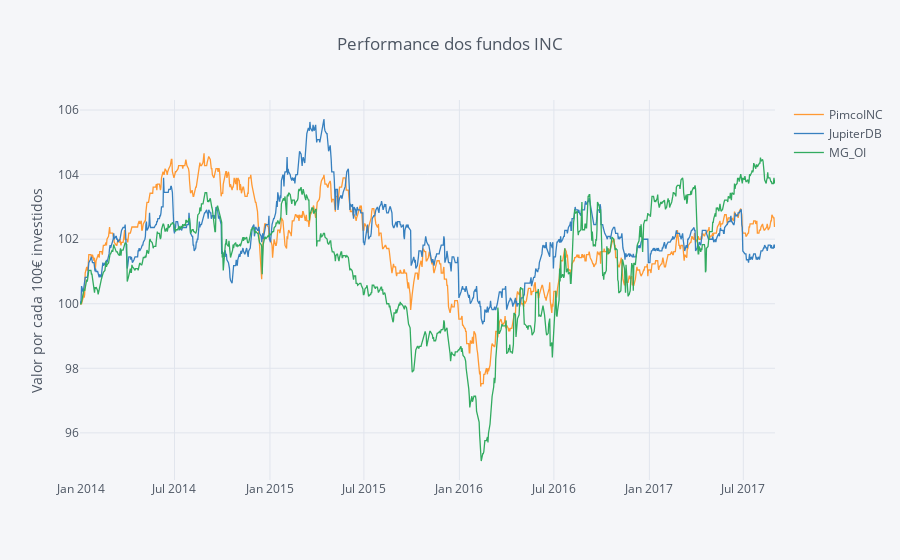

Here is the notebook cell this chart was saved with:
### Markdown cell above
#### A versão INC inclui apenas o valor das UPs, excluindo assim as distribuições. O objectivo é termos uma ideia de como o capital investido, e se as distribuições não estão apenas a distribuir o capital do cliente.

### Code cell
#### Normalization to 100 ####
fundos_norm = (fundos / fundos.iloc[0] * 100)
fundos_norm.iplot(kind='scatter',yTitle='Valor por cada 100€ investidos', title='Performance dos fundos INC')

### Figure 1 — Plotly figure (JSON) as saved in the notebook; plotly's stock layout.template omitted (floating-point values rounded to 4 significant figures; data arrays with more than 128 entries replaced by an {"elided": "..."} marker saying what was removed)
{"data": [{"line": {"color": "rgba(255, 153, 51, 1.0)", "dash": "solid", "width": 1.3}, "mode": "lines", "name": "PimcoINC", "text": "", "type": "scatter", "x": {"elided": "946 str values"}, "y": {"elided": "946 float values"}}, {"line": {"color": "rgba(55, 128, 191, 1.0)", "dash": "solid", "width": 1.3}, "mode": "lines", "name": "JupiterDB", "text": "", "type": "scatter", "x": {"elided": "946 str values"}, "y": {"elided": "946 float values"}}, {"line": {"color": "rgba(50, 171, 96, 1.0)", "dash": "solid", "width": 1.3}, "mode": "lines", "name": "MG_OI", "text": "", "type": "scatter", "x": {"elided": "946 str values"}, "y": {"elided": "946 float values"}}], "layout": {"legend": {"bgcolor": "#F5F6F9", "font": {"color": "#4D5663"}}, "paper_bgcolor": "#F5F6F9", "plot_bgcolor": "#F5F6F9", "title": "Performance dos fundos INC", "titlefont": {"color": "#4D5663"}, "xaxis1": {"gridcolor": "#E1E5ED", "showgrid": true, "tickfont": {"color": "#4D5663"}, "title": "", "titlefont": {"color": "#4D5663"}, "zerolinecolor": "#E1E5ED"}, "yaxis1": {"gridcolor": "#E1E5ED", "showgrid": true, "tickfont": {"color": "#4D5663"}, "title": "Valor por cada 100€ investidos", "titlefont": {"color": "#4D5663"}, "zerolinecolor": "#E1E5ED"}}}
